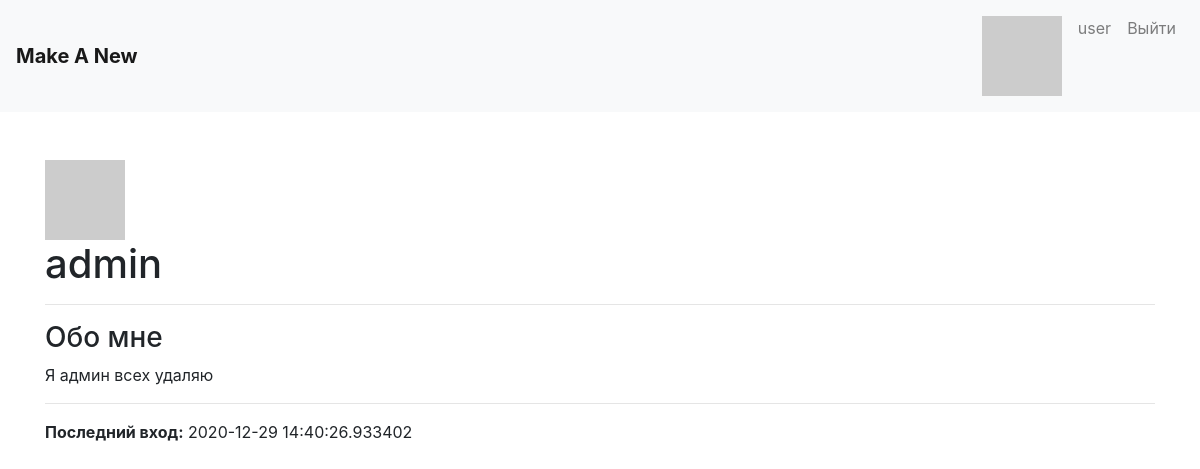
The page /user/admin (signed in) on the database its author committed.
### app/models.py (models this page shows, shortened)
class User(UserMixin, db.Model):
    __tablename__ = 'users'
    id = db.Column(db.Integer, primary_key=True)
    username = db.Column(db.String(64), nullable=False, index=True, unique=True)
    password_hash = db.Column(db.String(128), nullable=False, index=True)
    about_me = db.Column(db.String(140))
    last_seen = db.Column(db.DateTime, default=datetime.datetime.utcnow)
    posts = db.relationship('Post', backref='author', lazy='dynamic')
    def avatar(self, size):
        digest = md5(self.username.lower().encode('utf-8')).hexdigest()
        return 'https://www.gravatar.com/avatar/{}?d=retro&s={}'.format(
            digest, size)

### app/routes.py (the view)
@app.route('/user/<username>')
@login_required
def user(username):
    user = User.query.filter_by(username=username).first_or_404()
    return render_template('user.html', user=user)

### app/models.py (called while the page is built)
@login_manager.user_loader
def load_user(id):
    return User.query.get(int(id))

### app/routes.py (called while the page is built)
@app.before_request
def before_request():
    if current_user.is_authenticated:
        current_user.last_seen = datetime.datetime.utcnow()
        db.session.commit()

### app/templates/user.html (shortened to what this page needs)
{% extends "base.html" %}
{% block app_content %}
        <img src="{{ user.avatar(128) }}">
        <h1>{{ user.username }}</h1>
        <hr>
        <h3>Обо мне</h3>
        {% if user.about_me %}
            <p>{{ user.about_me }}</p>
        {% endif %}
        <hr>
        {% if user.last_seen %}
            <p><b>Последний вход:</b> {{ user.last_seen }}</p>
        {% endif %}
{% endblock %}

### app/templates/base.html (shortened to what this page needs)
{% extends 'bootstrap.html' %}
{% from 'bootstrap/nav.html' import render_nav_item %}
{% block navbar %}
<nav class="navbar navbar-expand-lg navbar-light bg-light">
    <a class="navbar-brand" href="{{ url_for('index') }}"><b>Make A New</b></a>
    <div class="collapse navbar-collapse" id="navbarSupportedContent">
    <ul class="navbar-nav">
        {% if current_user.is_anonymous %}
            <li class="nav-item"><a class="nav-link" href="{{ url_for('register') }}">Зарегистрироваться</a></li>
            <li class="nav-item"><a class="nav-link" href="{{ url_for('login') }}">Войти</a></li>
        {% else %}
            <li class="nav-item"><a class="nav-link" href="{{ url_for('user', username=current_user.username) }}"><img src="{{ user.avatar(32) }}"></a></li>
            <li class="nav-item"><a class="nav-link" href="{{ url_for('user', username=current_user.username) }}">{{ current_user.username }}</a></li>
            <li class="nav-item"><a class="nav-link" href="{{ url_for('logout') }}">Выйти</a></li>
        {% endif %}
    </ul>
  </div>
</nav>
{% endblock %}
{% block content %}
    <div class="container mt-5 mb-5">
        {% block app_content %}
        {% endblock %}
    </div>
{% endblock %}

### rows shown on the page
User: username "user"
User: username "admin", about_me "Я админ всех удаляю", last_seen "2020-12-29 14:40:26.933402"
